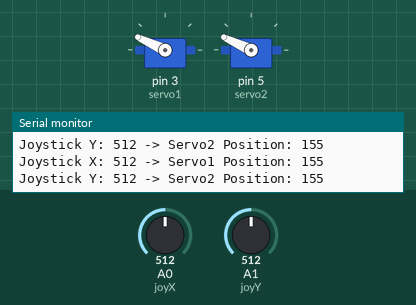
Bench run of a sketch on a simulated Arduino Uno, built with avr-gcc and run on an emulated ATmega328P. Parts: 2 × servo, the last lines printed to the serial monitor. The inputs (shaded band) are chosen by the test bench; at power-on: A1 (joyY) = 512, A0 (joyX) = 512.

Above: at 1.2 s.
1.3 s: A1 (joyY) set to 716
At 1.9 s:
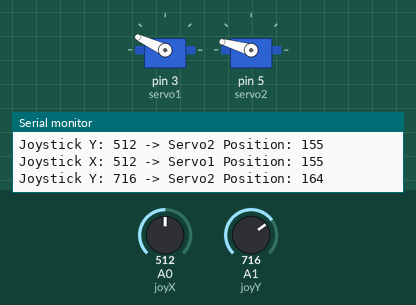
2.8 s: A0 (joyX) set to 1023
At 4.0 s:
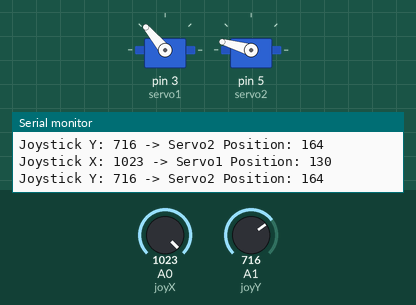
4.3 s: A1 (joyY) set to 0
At 4.9 s:
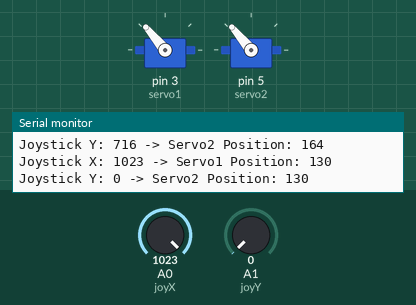
5.8 s: A0 (joyX) set to 716
At 6.5 s:
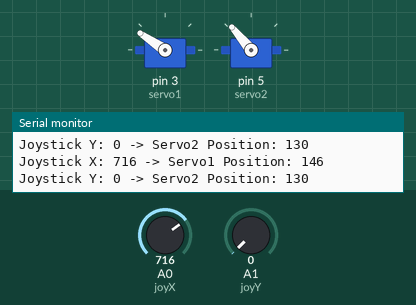
7.3 s: A0 (joyX) set to 306
At 8.0 s:
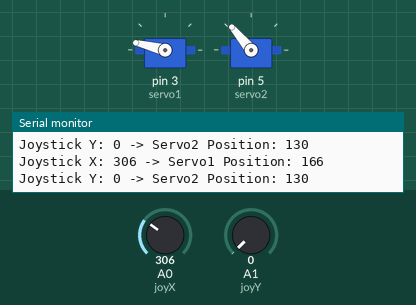
8.8 s: A1 (joyY) set to 306
At 9.6 s:
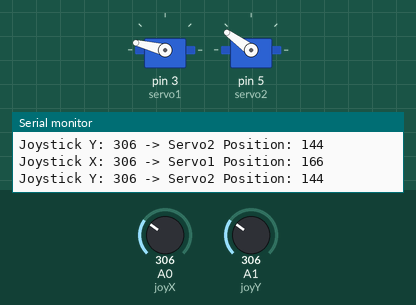
Timing chart, 0 to 11.3 s (numbered marks = the images above; inputs shaded):
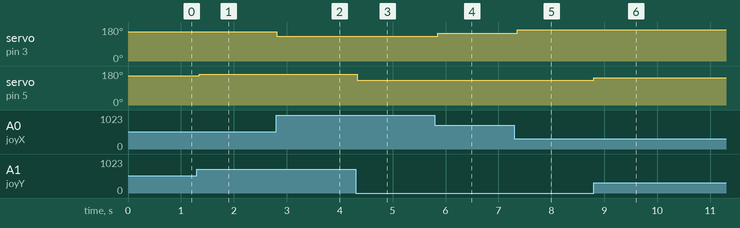

Measured:
- after the input at 1.3 s, servo on pin 5 (servo2): 155° → 164° after 0.05 s
- after the input at 2.8 s, servo on pin 3 (servo1): 155° → 130° at once
- after the input at 4.3 s, servo on pin 5 (servo2): 164° → 130° at once
- after the input at 5.8 s, servo on pin 3 (servo1): 130° → 146° after 0.05 s
- after the input at 7.3 s, servo on pin 3 (servo1): 146° → 166° after 0.06 s
- after the input at 8.8 s, servo on pin 5 (servo2): 130° → 144° at once

The sketch:

52.ino
```cpp
#include <Servo.h>

Servo servo1;
Servo servo2;
int joyX = 0; // Analog pin for X-axis
int joyY = 1; // Analog pin for Y-axis

int servoVal;
unsigned long previousMillis = 0; // Timer variable for Serial output
const long interval = 500;        // Interval for Serial output in milliseconds

void setup()
{
  Serial.begin(9600); // Initialize serial communication at 9600 bps
  servo1.attach(3);    // Connect servo1 to digital pin 3
  servo2.attach(5);    // Connect servo2 to digital pin 5
}

void loop()
{
  // Read and map X-axis joystick value for servo1
  servoVal = analogRead(joyX);
  int servo1Pos = map(servoVal, 0, 1023, 180, 130);
  servo1.write(servo1Pos);

  // Read and map Y-axis joystick value for servo2
  servoVal = analogRead(joyY);
  int servo2Pos = map(servoVal, 0, 1023, 130, 180);
  servo2.write(servo2Pos);

  // Check if the interval has elapsed for Serial output
  unsigned long currentMillis = millis();
  if (currentMillis - previousMillis >= interval)
  {
    previousMillis = currentMillis; // Update the timer

    // Print joystick and servo positions to Serial Monitor
    Serial.print("Joystick X: ");
    Serial.print(analogRead(joyX));
    Serial.print(" -> Servo1 Position: ");
    Serial.println(servo1Pos);

    Serial.print("Joystick Y: ");
    Serial.print(analogRead(joyY));
    Serial.print(" -> Servo2 Position: ");
    Serial.println(servo2Pos);
  }

  delay(50); // Small delay for stable servo movement
}
```
